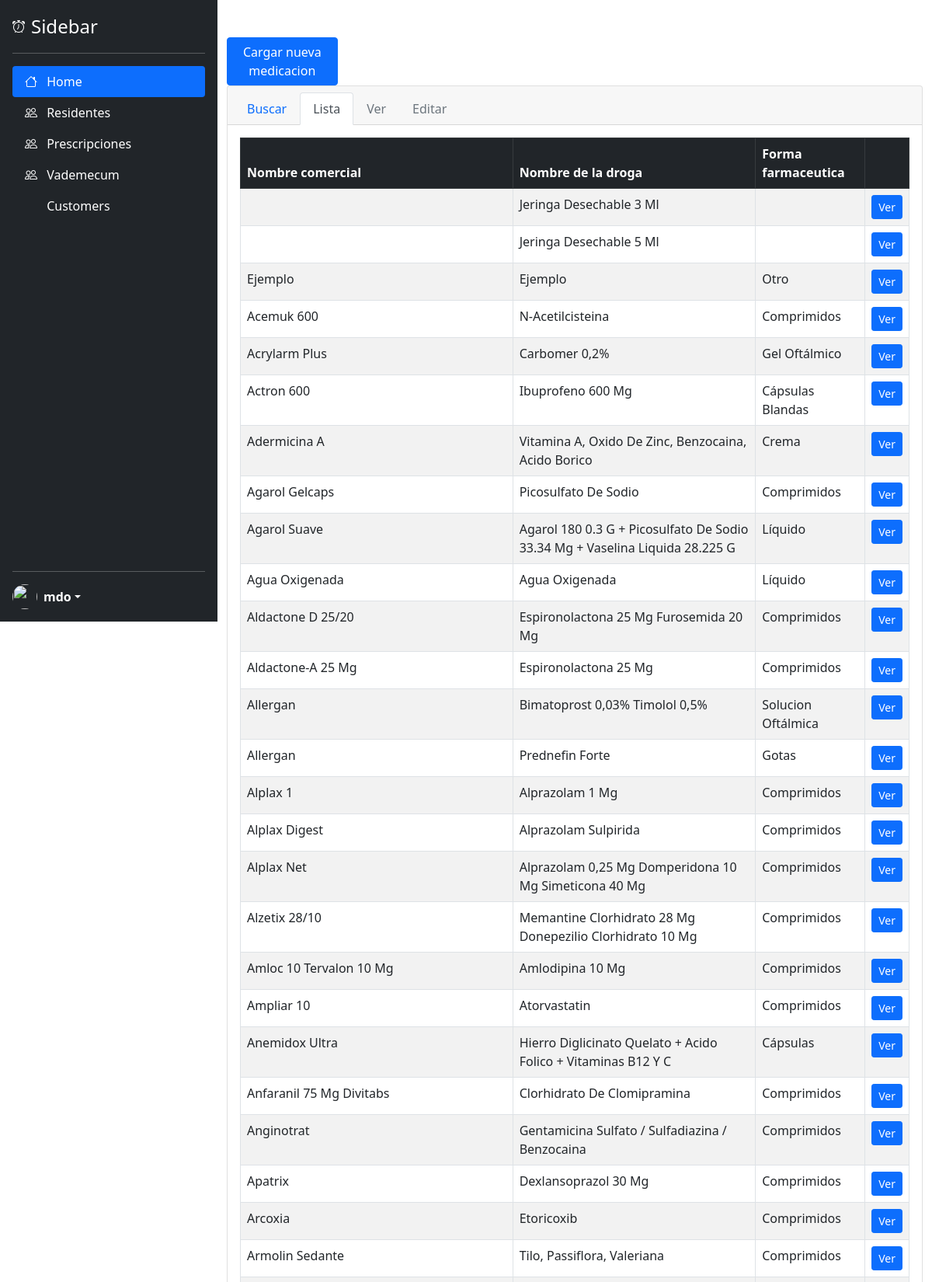
/medications_list (upper part), run on the app's committed database.
### tables this page shows
CREATE TABLE "vademecum" (
	"medication_id"	INTEGER,
	"drug_name"	TEXT NOT NULL,
	"commercial_name"	TEXT NOT NULL,
	"pharmaceutical_form"	TEXT NOT NULL,
	"measurement_unit"	TEXT,
	"amount"	REAL NOT NULL,
	PRIMARY KEY("medication_id" AUTOINCREMENT)
);

### main.py (the view)
@app.route('/medications_list', methods = ['GET', 'POST'])
def medications_list():
    if request.method == 'GET':
        medications_list = get_medications_list()
        for medication in medications_list:
            medication.to_show_in_html()
        return render_template("/medications_list.html", medications_list = medications_list)
    elif request.method == 'POST':
        return redirect('/medication_new')

### src/vademecum.py (called while the page is built)
def create_medication_dictionary(medication_tuple):
    medication_dictionary = {
        "medication_id": medication_tuple[0],
        "drug_name": medication_tuple[1],
        "commercial_name": medication_tuple[2],
        "pharmaceutical_form": medication_tuple[3],
        "measurement_unit": medication_tuple[4],
        "amount": medication_tuple[5]
    }
    return medication_dictionary

def get_medications_list():
    with sqlite3.connect("./ayekan.db") as conn:
        cursor = conn.cursor()
        cursor.execute(f"SELECT * FROM vademecum ORDER BY commercial_name;")
        result = cursor.fetchall()
        medications_list = []
        for medication in result:
            medication_dictionary = create_medication_dictionary(medication)
            medication = Medication(medication_dictionary)
            medications_list.append(medication)
        return medications_list

    def to_show_in_html(self):
        self.drug_name = self.drug_name.title()
        self.commercial_name = self.commercial_name.title()
        self.pharmaceutical_form = self.pharmaceutical_form.title()

### app/templates/medications_list.html (shortened to what this page needs)
{% extends "base.html" %}
{% block content %}
    <form class="row g-2" method="post">
        <div class="col-2">
            <button type="submit" class="btn btn-primary">Cargar nueva medicacion</button>
        </div>
    </form>
    <div class="card">
        <div class="card-header">
            <ul class="nav nav-tabs card-header-tabs">
                <li class="nav-item">
                    <a class="nav-link" aria-current="true" href="{{ url_for('medication_search') }}">Buscar</a>
                </li>
                <li class="nav-item">
                    <a class="nav-link active" href="{{ url_for('medications_list') }}">Lista</a>
                </li>
                <li class="nav-item">
                    <a class="nav-link disabled" href="#">Ver</a>
                </li>
                <li class="nav-item">
                    <a class="nav-link disabled" href="#" tabindex="-1" aria-disabled="true">Editar</a>
                </li>
            </ul>
        </div>
        <div class="card-body">
            <table class="table table-striped table-bordered" aria-describedby="datatable-buttons_info">
                <thead class="table-dark">
                    <tr>
                        <th scope="col">Nombre comercial</th>
                        <th scope="col">Nombre de la droga</th>
                        <th scope="col">Forma farmaceutica</th>
                        <th scope="col"></th>
                    </tr>
                </thead>
                <tbody>
                    {% for medication in medications_list %}
                    <tr>
                        <td>{{ medication.commercial_name }}</td>
                        <td>{{ medication.drug_name }}</td>
                        <td>{{ medication.pharmaceutical_form }}</td>
                        <td>
                            <a href="{{ url_for('selected_medication', medication_id=medication.medication_id) }}" class="btn btn-primary btn-sm">Ver</a>
                        </td>
                    </tr>
                    {% endfor %}
                </tbody>
            </table>
        </div>
    </div>
{% endblock %}

### data on the page
vademecum: drug_name "Jeringa Desechable 3 Ml"
vademecum: drug_name "Jeringa Desechable 5 Ml"
vademecum: commercial_name "Ejemplo", drug_name "Ejemplo", pharmaceutical_form "Otro"
vademecum: commercial_name "Acemuk 600", drug_name "N-Acetilcisteina", pharmaceutical_form "Comprimidos"
vademecum: commercial_name "Acrylarm Plus", drug_name "Carbomer 0,2%", pharmaceutical_form "Gel Oftálmico"
vademecum: commercial_name "Actron 600", drug_name "Ibuprofeno 600 Mg", pharmaceutical_form "Cápsulas Blandas"
vademecum: commercial_name "Adermicina A", drug_name "Vitamina A, Oxido De Zinc, Benzocaina, Acido Borico", pharmaceutical_form "Crema"
vademecum: commercial_name "Agarol Gelcaps", drug_name "Picosulfato De Sodio", pharmaceutical_form "Comprimidos"
vademecum: commercial_name "Agarol Suave", drug_name "Agarol 180 0.3 G + Picosulfato De Sodio 33.34 Mg + Vaselina Liquida 28.225 G", pharmaceutical_form "Líquido"
vademecum: commercial_name "Agua Oxigenada", drug_name "Agua Oxigenada", pharmaceutical_form "Líquido"
vademecum: commercial_name "Aldactone D 25/20", drug_name "Espironolactona 25 Mg Furosemida 20 Mg", pharmaceutical_form "Comprimidos"
vademecum: commercial_name "Aldactone-A 25 Mg", drug_name "Espironolactona 25 Mg", pharmaceutical_form "Comprimidos"
vademecum: commercial_name "Allergan", drug_name "Bimatoprost 0,03% Timolol 0,5%", pharmaceutical_form "Solucion Oftálmica"
vademecum: commercial_name "Allergan", drug_name "Prednefin Forte", pharmaceutical_form "Gotas"
vademecum: commercial_name "Alplax 1", drug_name "Alprazolam 1 Mg", pharmaceutical_form "Comprimidos"
vademecum: commercial_name "Alplax Digest", drug_name "Alprazolam Sulpirida", pharmaceutical_form "Comprimidos"
vademecum: commercial_name "Alplax Net", drug_name "Alprazolam 0,25 Mg Domperidona 10 Mg Simeticona 40 Mg", pharmaceutical_form "Comprimidos"
vademecum: commercial_name "Alzetix 28/10", drug_name "Memantine Clorhidrato 28 Mg Donepezilio Clorhidrato 10 Mg", pharmaceutical_form "Comprimidos"
vademecum: commercial_name "Amloc 10 Tervalon 10 Mg", drug_name "Amlodipina 10 Mg", pharmaceutical_form "Comprimidos"
vademecum: commercial_name "Ampliar 10", drug_name "Atorvastatin", pharmaceutical_form "Comprimidos"
vademecum: commercial_name "Anemidox Ultra", drug_name "Hierro Diglicinato Quelato + Acido Folico + Vitaminas B12 Y C", pharmaceutical_form "Cápsulas"
vademecum: commercial_name "Anfaranil 75 Mg Divitabs", drug_name "Clorhidrato De Clomipramina", pharmaceutical_form "Comprimidos"
vademecum: commercial_name "Anginotrat", drug_name "Gentamicina Sulfato / Sulfadiazina / Benzocaina", pharmaceutical_form "Comprimidos"
vademecum: commercial_name "Apatrix", drug_name "Dexlansoprazol 30 Mg", pharmaceutical_form "Comprimidos"
vademecum: commercial_name "Arcoxia", drug_name "Etoricoxib", pharmaceutical_form "Comprimidos"
vademecum: commercial_name "Armolin Sedante", drug_name "Tilo, Passiflora, Valeriana", pharmaceutical_form "Comprimidos"
